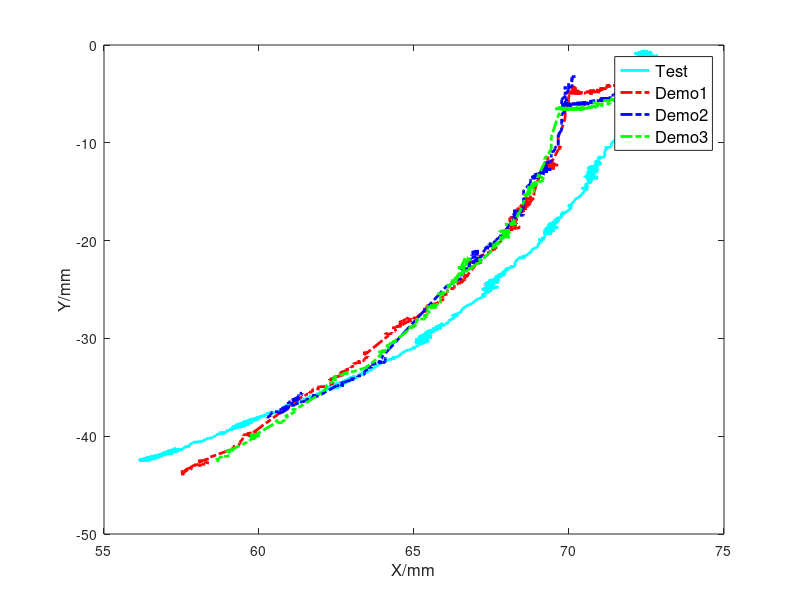

MATLAB code to generate this figure:
%% plot end effector positions: demos and test
clear all
clc
demo1=importdata('M_11_good.txt');
demo2=importdata('M_12_good.txt');
demo3=importdata('M_14_good.txt');
%demo4=importdata('EMT_09_n.txt');
Test=importdata('EMT_60deg_n.txt'); 
n=fix(length(Test(:,1))/2);
n1=fix(length(demo1(:,1))/2);
n2=fix(length(demo2(:,1))/2);
n3=fix(length(demo3(:,1))/2);
%n4=fix(length(demo4(:,1))/2);
px=zeros(n,1);
py=zeros(n,1);
pz=zeros(n,1);


for i=1:n
    EM1=Test(i*2-1,:); 
    EM2=Test(i*2,:);
    Tpx(i)=(EM2(1)-EM1(1))*25.4*0.96; % end effector position in mm
    Tpy(i)=(EM2(2)-EM1(2))*25.4*0.96;
    
end
% only plot EM2 end effector 
% Tpx=Tpx-Test(2,1)*25.4;
% Tpy=Tpy-Test(2,2)*25.4;
for i=1:n1
    EM1=demo1(i*2-1,:); 
    EM2=demo1(i*2,:);
    Dpx1(i)=(EM2(1)-EM1(1))*25.4; % end effector position in mm
    Dpy1(i)=(EM2(2)-EM1(2))*25.4;
    
end
% % only plot EM2 end effector 
% Dpx1=Dpx1-demo1(2,1)*25.4;
% Dpy1=Dpy1-demo1(2,2)*25.4;
for i=1:n2
    EM1=demo2(i*2-1,:); 
    EM2=demo2(i*2,:);
    Dpx2(i)=(EM2(1)-EM1(1))*25.4; % end effector position in mm
    Dpy2(i)=(EM2(2)-EM1(2))*25.4;
    
end
% only plot EM2 end effector 
% Dpx2=Dpx2-demo2(2,1)*25.4;
% Dpy2=Dpy2-demo2(2,2)*25.4;
for i=1:n3
    EM1=demo3(i*2-1,:); 
    EM2=demo3(i*2,:);
    Dpx3(i)=(EM2(1)-EM1(1))*25.4; % end effector position in mm
    Dpy3(i)=(EM2(2)-EM1(2))*25.4;
    
end
% only plot EM2 end effector 
% Dpx3=Dpx3-demo3(2,1)*25.4;
% Dpy3=Dpy3-demo3(2,2)*25.4;
% for i=1:n4
%     EM1=demo4(i*2-1,:); 
%     EM2=demo4(i*2,:);
%     Dpx4(i)=(EM2(1)-EM1(1))*25.4*1.1051; % end effector position in mm
%     Dpy4(i)=(EM2(2)-EM1(2))*25.4;
%     
% end
figure 
plot(Tpx,Tpy,'c','LineWidth',2)
hold on
plot(Dpx1,Dpy1,'r-.','LineWidth',2)
hold on
plot(Dpx2,Dpy2,'b-.','LineWidth',2)
hold on
plot(Dpx3,Dpy3,'g-.','LineWidth',2)
% hold on
% plot(Dpx4,Dpy4,'y-.')
xlabel('X/mm','Fontsize',12)
ylabel('Y/mm','Fontsize',12)
legend('Test','Demo1','Demo2','Demo3','Fontsize',12)

